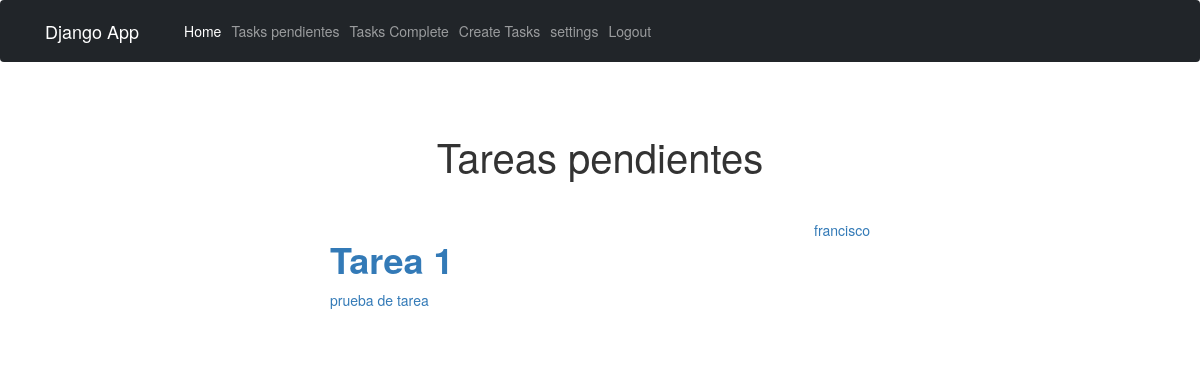
The page /tasks/ (signed in) on the database its author committed.
### tasks/models.py (models this page shows, shortened)
class Task(models.Model):
    title = models.CharField(max_length=100)
    description = models.TextField(blank=True)
    created = models.DateTimeField(auto_now_add=True)
    datecompleted = models.DateTimeField(null=True, blank=True)
    important = models.BooleanField(default=False)
    user = models.ForeignKey(User, on_delete=models.CASCADE)

### tasks/views.py (the view)
# urls.py: path('tasks/', views.tasks, name='tasks'),
@login_required
def tasks(request):
    tasks = Task.objects.filter(user=request.user, datecompleted__isnull=True)
    return render(request, 'tasks.html', {'tasks': tasks} )

### tasks/templates/tasks.html (shortened to what this page needs)
{% extends 'base.html' %}
{% block content %}
<main class="container">
    <div class="row">
        <div class="col-md-6 offset-md-3">
            <h1 class="text-center display-3 py-5">Tareas pendientes</h1>
            <ul class="list-group">
                {% for task in tasks %}
                <a class="list-group-items" style="text-decoration: none;" href="{%  url 'task_detail' task.id %}">
                    <header class="d-flex justify-content-between">
                        {% if task.important %}
                        <h1 class="fw-bold text-success">{{task.title}}</h1>
                        {% else %}
                        <h1 class="fw-bold">{{task.title}}</h1>
                        <p>{{task.user.username}}</p>
                        {% endif %}
                    </header>
                        <p>{{task.description}}</p>
                </a>
                {% endfor %}
            </ul>
        </div>
    </div>
</main>
{% endblock %}

### rows shown on the page
Task: title "Tarea 1", user.username "francisco", description "prueba de tarea"
